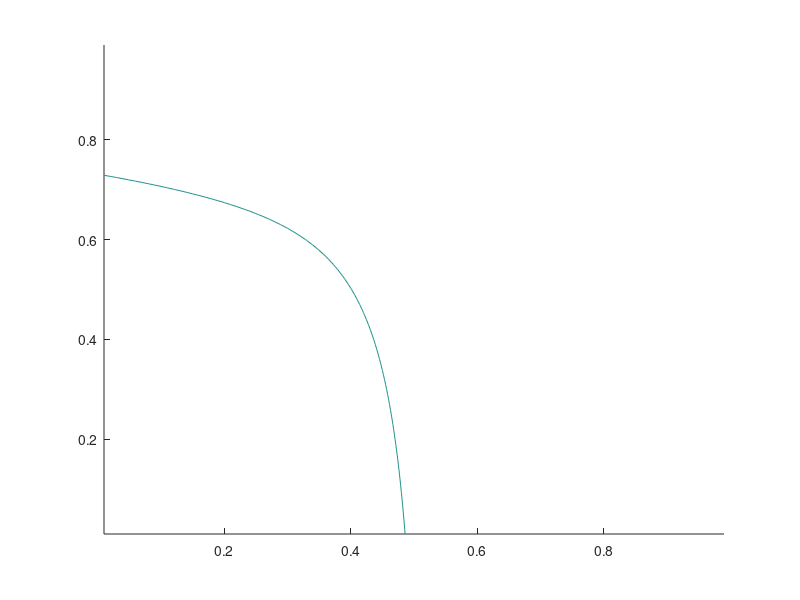

This figure's MATLAB source: (Note: this script raises an error after producing the figure.)
clear
% Parameters shown in Table 1
gMmax = 0.7;
gHmax = 0.3;
c_BM = 1/3;
c_RM = 1e-4;
c_RH = 1e-4;
K_MR = 1/3;
K_HR = 1/5;
K_MB = 100/3;
dM = gMmax*5e-3;
dH = gHmax*5e-3;

% N0: BM_0, R(0)=1, T0 is the maturation time
N0 = 100;
R0 = 1;
T0 = 17;

options=odeset('RelTol',1e-6,'abstol',1e-10);

% range and increment for f_P
x0=0.01;
dx=0.01;
xt=0.99;
% range and increment for phi_M(0)
y0=0.01;
dy=0.01;
yt=0.99;

xsize=round((xt-x0)/dx+1);
ysize=round((yt-y0)/dy+1);
%%
if ~exist('FullMap.mat')
P = zeros(xsize,ysize); % community function at different f_P and phi_M(0)
MfracDiff = zeros(xsize,ysize); % offspring phi_M(0) - parent phi_M(0) at different f_P and phi_M(0)

m = 0; % counter for values of f_P

% calculate P(T) at different f_P and phi_M(0)
for i = x0 : dx : xt
    m = m+1; % counter for values of phi_M(0)
    n = 0;
    fp = i;
    for j = y0:dy:yt
        % parameters for differential equations
        para = [gMmax; gHmax; c_BM; c_RM; c_RH; fp; K_MR; K_HR; K_MB; dM; dH];
        % solve differential equations
        [T, X] = ode15s(@(t,x) MHDynamics(t,x,para), [0 T0], [N0*j; N0*(1-j); 0; R0; 0],options);
        if ~isreal(X)
            error('imaginary value')
        elseif nnz(X < -1e-5)>0
            error('negative value')
        end
        n = n+1;
        P(m, n)= X(end, 5);
        MfracDiff(m,n) = X(end, 1)/(X(end, 1)+X(end, 2))* - j;
    end
end
save('FullMap', 'P', 'MfracDiff')
else
    load('FullMap')
end

%%

st1 = 0.1; % phi_M(0) starts from 0.1
st2 = 0.9; % phi_M(0) starts from 0.9
fp_sample1 = (0.1 : 0.2 : 0.3)'; % fp values for the quivers below the attractor
fp_sample2 = (0.1 : 0.2 : 0.9)'; % fp values for the quivers above the attractor
xidx1 = round(fp_sample1/0.01); % index of fp_sample1 to corresponding to matrix MfracDiff
xidx2 = round(fp_sample2/0.01); % index of fp_sample2 to corresponding to matrix MfracDiff
yidx1 = round(st1/0.01)*ones(size(fp_sample1)); % index of st1 to corresponding to matrix MfracDiff
yidx2 = round(st2/0.01)*ones(size(fp_sample2)); % index of st2 to corresponding to matrix MfracDiff

%% generate the quiver plot of Figure 2B 
figure(1)
% Plot the attractor
contour((x0:dx:xt), (y0:dy:yt), MfracDiff',[0 0],'color',[1 0.2 0],'linewidth',3)
hold on
set(gca,'LineWidth',3, 'FontSize',18, 'FontName','Arial', 'fontweight','bold', 'units','inches', 'position',[1 1 3 3], 'ticklength',[0.04 0.04])%,'yticklabel',[])
% for all fp values in fp_sample1, phiM0 start from st1. The corresponding phiM(T)-phiM(0) can be found from the
% corresponding element of MfracDiff. The next arrow then starts from phiM(T) of the previous cycle. Draw 3 consecutive arrows.  
for i = 1:3
    lidx = sub2ind(size(MfracDiff), xidx1, yidx1); % find the corresponding index 
    quiver(fp_sample1, yidx1*0.01, zeros(size(fp_sample1)), MfracDiff(lidx), 0, 'o','markersize',2,'color','k','linewidth',2,'showarrowhead','on','markerfacecolor','k')
    % the new starting point of a new arrow is the end of the current arrow
    yidx1=yidx1+round(MfracDiff(lidx)/0.01);
end

% for all fp values in fp_sample2, phiM0 start from st2. The corresponding phiM(T)-phiM(0) can be found from the
% corresponding element of MfracDiff. The next arrow then starts from phiM(T) of the previous cycle. Draw 3 consecutive arrows.  
for i=1:7
    lidx = sub2ind(size(MfracDiff), xidx2, yidx2);  % find the corresponding index 
    quiver(fp_sample2, yidx2*0.01, zeros(size(fp_sample2)), MfracDiff(lidx), 0, 'o','markersize',2,'color','k','linewidth',2,'showarrowhead','on','markerfacecolor','k')
    yidx2 = yidx2+round(MfracDiff(lidx)/0.01); % the new starting point of a new arrow is the end of the current arrow
    yidx2(yidx2==0) = 1; % bound the index corresponding to phiM(0) 
end

hold off

ylabel('phiM(0)')
xlabel('fp')


